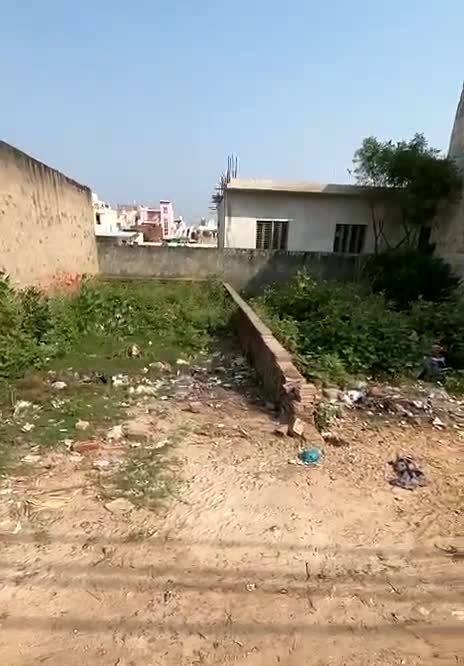
#> input picture p/100-sq-yd-plot-bhomsingh-enclave-bhondsi/poster.jpg, 464 x 666 px
$ python -i build.py   (imports and definitions only)
#> lines starting #> are read from the running program, lines starting #| are printed output that depends on the picture
#> further down, picture is the input picture: PIL image 464x666 RGB; mean R, G, B 155.8, 149.5, 133.8
#!/usr/bin/env python3
"""Right Property Club listing site builder.

Source:  site.json, listings/<slug>.json, photos/<slug>/*.jpg|png|webp
Output:  docs/  (served by GitHub Pages at https://<domain>/)
  docs/index.html              all live listings
  docs/p/<slug>/index.html     one page per listing
  docs/p/<slug>/<n>.jpg        compressed, watermarked photos
  docs/p/<slug>/og.jpg         WhatsApp / social link preview image
Also writes share/<slug>.txt   WhatsApp-ready message with the link.
"""
import html, json, os, shutil, sys, urllib.parse
from datetime import date
from PIL import Image, ImageDraw, ImageFont, ImageOps

ROOT = os.path.dirname(os.path.abspath(__file__))
OUT = os.path.join(ROOT, "docs")
FONT_BOLD = "/usr/share/fonts/truetype/dejavu/DejaVuSans-Bold.ttf"
FONT_SERIF = "/usr/share/fonts/truetype/dejavu/DejaVuSerif.ttf"

e = lambda s: html.escape(str(s if s is not None else ""), quote=True)


# [27 lines left out: functions font, inr, fmt_date, not called in this run]


def wa(number, text):
    d = "".join(c for c in str(number or "") if c.isdigit())
    return f"https://wa.me/{d}?text={urllib.parse.quote(text)}" if d else ""


def wa_share(text):
    return "https://wa.me/?text=" + urllib.parse.quote(text)


def enhance(im, strength=1.0):
#> called with strength = 1
    from PIL import ImageEnhance, ImageFilter
    im = ImageOps.autocontrast(im, cutoff=(0.5, 0.5))
    im = ImageEnhance.Brightness(im).enhance(1 + 0.04 * strength)
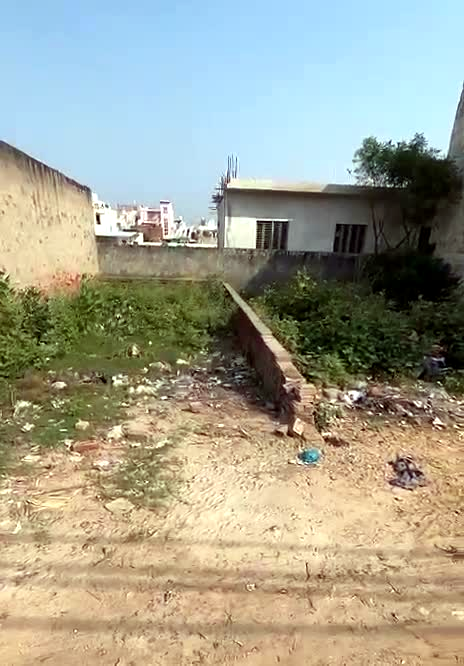
#> im: PIL image 464x666 RGB; mean R, G, B 161.4, 161.3, 144
    im = ImageEnhance.Color(im).enhance(1 + 0.08 * strength)
    im = ImageEnhance.Contrast(im).enhance(1 + 0.05 * strength)
    return im.filter(ImageFilter.UnsharpMask(radius=1.6, percent=int(60 * strength), threshold=3))


# [64 lines left out: functions process_video, process_photos, og_image, not called in this run]


CSS = """
:root{--bg:#F5F1E7;--surface:#FFFDF8;--ink:#17231D;--muted:#5B6860;--line:#E3DBC9;--green:#1E3A2E;--green-ink:#F5F1E7;--gold:#8E6E33;--gold-bright:#D8B777;--gold-soft:#EFE4CA;--ok:#2E6A45;--ok-soft:#DCEBDF;--warn:#875C0C;--warn-soft:#F5E6C4;
--f-display:"DM Serif Display",Georgia,"Times New Roman",serif;--f-body:Inter,system-ui,-apple-system,"Segoe UI",Roboto,sans-serif}
@media (prefers-color-scheme:dark){:root{--bg:#0E1511;--surface:#161F1A;--ink:#EAE4D5;--muted:#A0AAA2;--line:#2A352E;--green:#D8B777;--green-ink:#15201A;--gold:#D8B777;--gold-soft:#332B1B;--ok:#86C79F;--ok-soft:#1C3125;--warn:#E3B95E;--warn-soft:#3A2E15;color-scheme:dark}}
*{box-sizing:border-box}html{-webkit-text-size-adjust:100%}
body{margin:0;background:var(--bg);color:var(--ink);font:15px/1.5 var(--f-body)}
a{color:inherit}img{max-width:100%;display:block}
.top{background:#1E3A2E;color:#F5F1E7}
.top .in{max-width:760px;margin:0 auto;display:flex;align-items:center;justify-content:space-between;gap:12px;padding:12px max(16px,env(safe-area-inset-right)) 12px max(16px,env(safe-area-inset-left))}
.logo{font-family:var(--f-display);font-size:19px;letter-spacing:.05em;text-decoration:none;white-space:nowrap}.logo span{color:#D8B777}
.top small{color:#BAC5BC;font-size:12px;text-align:right}@media (max-width:480px){.top small{display:none}}
main{max-width:760px;margin:0 auto;padding:0 max(16px,env(safe-area-inset-right)) 110px max(16px,env(safe-area-inset-left))}
.banner{background:var(--warn-soft);color:var(--warn);font-weight:600;font-size:14px;padding:10px 14px;border-radius:8px;margin-top:14px}
.sold{background:var(--ink);color:var(--bg)}
.gal{position:relative;margin:14px calc(-1*max(16px,env(safe-area-inset-left))) 0;}
.track{display:flex;overflow-x:auto;scroll-snap-type:x mandatory;scrollbar-width:none}
.track::-webkit-scrollbar{display:none}
.track img{flex:0 0 100%;width:100%;height:auto;aspect-ratio:4/3;object-fit:cover;scroll-snap-align:center;background:var(--gold-soft)}
.gal.portrait .track img{aspect-ratio:4/5;object-fit:cover}
.gal.portrait + .head{margin-top:12px}.gal.portrait .count{left:auto;right:14px;bottom:14px}
.count{position:absolute;left:14px;bottom:30px;background:rgba(0,0,0,.55);color:#fff;font-size:12px;padding:3px 9px;border-radius:999px}
@media (min-width:760px){.gal{margin:16px 0 0}.track{border-radius:12px}}
.head{background:var(--surface);border:1px solid var(--line);border-radius:14px;padding:18px;margin-top:-18px;position:relative;display:grid;gap:8px}
.eyebrow{font-size:12px;letter-spacing:.08em;text-transform:uppercase;color:var(--muted);font-weight:600}
h1{font-family:var(--f-display);font-weight:400;font-size:clamp(26px,6vw,34px);line-height:1.15;margin:0;text-wrap:balance}
h2{font-size:12px;letter-spacing:.09em;text-transform:uppercase;color:var(--muted);margin:26px 0 10px;font-weight:600}
.chips{display:flex;flex-wrap:wrap;gap:6px}
.chip{font-size:12px;font-weight:600;padding:4px 10px;border-radius:999px;background:var(--gold-soft)}
.chip.ok{background:var(--ok-soft);color:var(--ok)}.chip.warn{background:var(--warn-soft);color:var(--warn)}
.price{font-family:var(--f-display);font-size:32px;color:var(--gold);line-height:1.1;font-variant-numeric:tabular-nums}
.price small{font-family:var(--f-body);font-size:14px;color:var(--muted);margin-left:6px}
.lead{color:var(--muted)}
.grid{display:grid;grid-template-columns:repeat(2,minmax(0,1fr));gap:10px}
@media (min-width:560px){.grid{grid-template-columns:repeat(3,minmax(0,1fr))}}
.cell{background:var(--surface);border:1px solid var(--line);border-radius:10px;padding:11px 12px;min-width:0}
.cell dt{font-size:12px;color:var(--muted)}.cell dd{margin:2px 0 0;font-weight:600;overflow-wrap:anywhere}
.wide{grid-template-columns:minmax(0,1fr)}
.tags{display:flex;flex-wrap:wrap;gap:8px}.tags span{border:1px solid var(--line);background:var(--surface);border-radius:999px;padding:6px 12px;font-size:14px}
.desc{white-space:pre-line}
.links{display:flex;flex-wrap:wrap;gap:8px;margin-top:14px}
.btn{display:inline-flex;align-items:center;justify-content:center;gap:8px;border-radius:10px;padding:12px 16px;font-weight:600;text-decoration:none;border:1px solid var(--line);background:var(--surface);font-size:15px}
.btn.pri{background:#1E3A2E;color:#F5F1E7;border-color:#1E3A2E}
.btn.gold{background:#D8B777;color:#15201A;border-color:#D8B777}
.verify{display:flex;gap:10px;align-items:flex-start;background:var(--ok-soft);color:var(--ok);border-radius:10px;padding:12px 14px;margin-top:22px;font-size:14px}
.verify b{display:block}
.fine{color:var(--muted);font-size:13px;margin-top:18px;display:grid;gap:6px}
.bar{position:fixed;left:0;right:0;bottom:0;background:var(--surface);border-top:1px solid var(--line);padding:10px max(16px,env(safe-area-inset-right)) calc(10px + env(safe-area-inset-bottom)) max(16px,env(safe-area-inset-left))}
.bar .in{max-width:760px;margin:0 auto;display:flex;gap:8px}.bar .btn{flex:1}
.cards{display:grid;grid-template-columns:repeat(auto-fill,minmax(min(100%,300px),1fr));gap:16px;margin-top:18px}
.card{background:var(--surface);border:1px solid var(--line);border-radius:12px;overflow:hidden;text-decoration:none;display:flex;flex-direction:column}
.card img{aspect-ratio:4/3;object-fit:cover;width:100%;height:auto}
.card .b{padding:14px;display:grid;gap:6px}
.card h3{font-family:var(--f-display);font-weight:400;font-size:21px;margin:0}
.hero{padding:26px 0 6px;display:grid;gap:8px}.hero p{color:var(--muted);max-width:60ch;margin:0}
.checked{display:inline-flex;align-items:center;gap:8px;margin-top:14px;background:#1E3A2E;color:#F5F1E7;border:1px solid #D8B777;border-radius:999px;padding:7px 14px;font-weight:600;font-size:14px}.checked span{color:#D8B777}
.concept{margin:12px 0 0;background:var(--surface);border:1px solid var(--line);border-radius:10px;overflow:hidden}.concept img{width:100%;height:auto;max-height:80vh;object-fit:cover}.concept figcaption{padding:10px 12px;font-size:13px;color:var(--muted)}.concept b{display:block;color:var(--ink);font-size:15px;margin-bottom:2px}
@media (min-width:760px){.gal.portrait{max-width:520px;margin-left:auto;margin-right:auto}.concept{max-width:520px}}
.plotfig{margin:0;background:var(--surface);border:1px solid var(--line);border-radius:10px;padding:10px}.plotfig svg{width:100%;height:auto;display:block}.plotfig figcaption{font-size:12px;color:var(--muted);padding:4px 6px 0}
.sitephoto{width:100%;height:auto;border-radius:10px;margin-bottom:12px;display:block}@media (min-width:760px){.sitephoto,.vid{max-width:520px}}
.vid{width:100%;max-height:70vh;border-radius:10px;background:#000}
.why{margin-top:8px}.why h3{font-size:16px;margin:18px 0 8px}
.ticks,.growth,.check{margin:0;padding-left:0;list-style:none;display:grid;gap:8px}
.ticks li{background:var(--surface);border:1px solid var(--line);border-radius:10px;padding:10px 12px 10px 34px;position:relative}.ticks li::before{content:"✓";position:absolute;left:12px;color:var(--ok);font-weight:700}
.growth li{background:var(--surface);border:1px solid var(--line);border-radius:10px;padding:10px 12px}.src{font-size:12px;color:var(--muted)}
.check{counter-reset:c}.check li{counter-increment:c;padding-left:30px;position:relative}.check li::before{content:counter(c);position:absolute;left:0;top:1px;width:20px;height:20px;border-radius:50%;background:var(--gold-soft);font-size:12px;text-align:center;line-height:20px;font-weight:600}
:focus-visible{outline:2px solid #D8B777;outline-offset:2px}
"""

FONTS = '<link rel="preconnect" href="https://fonts.googleapis.com"><link rel="preconnect" href="https://fonts.gstatic.com" crossorigin><link rel="stylesheet" href="https://fonts.googleapis.com/css2?family=DM+Serif+Display&family=Inter:wght@400;600&display=swap">'

WA_ICON = '<svg width="18" height="18" viewBox="0 0 24 24" aria-hidden="true" fill="currentColor"><path d="M12 2a10 10 0 0 0-8.6 15.1L2 22l5-1.3A10 10 0 1 0 12 2Zm0 18.2c-1.5 0-3-.4-4.3-1.2l-.3-.2-3 .8.8-2.9-.2-.3A8.2 8.2 0 1 1 12 20.2Zm4.5-6.1c-.2-.1-1.5-.7-1.7-.8-.2-.1-.4-.1-.6.1l-.8 1c-.1.2-.3.2-.5.1a6.7 6.7 0 0 1-3.3-2.9c-.3-.4.2-.4.7-1.4.1-.2 0-.3 0-.4l-.8-1.8c-.2-.5-.4-.4-.6-.4h-.5c-.2 0-.4.1-.7.3-.2.3-.9.9-.9 2.2s.9 2.5 1 2.7c.1.2 1.8 2.8 4.4 3.9 1.6.7 2.3.8 3.1.6.5-.1 1.5-.6 1.7-1.2.2-.6.2-1.1.1-1.2l-.4-.2Z"/></svg>'


def header(site):
    return (f'<header class="top"><div class="in"><a class="logo" href="/">RIGHT PROPERTY <span>CLUB</span></a>'
            f'<small>{e(site["tagline"])}</small></div></header>')


# [204 lines left out: functions dl, plot_svg, plot_layout, video_block, why_block, listing_page and 3 more, not called in this run]


# [2 lines not run here, left out]

>>> from PIL import Image
>>> picture = Image.open('../p/100-sq-yd-plot-bhomsingh-enclave-bhondsi/poster.jpg')
>>> result = enhance(picture)
